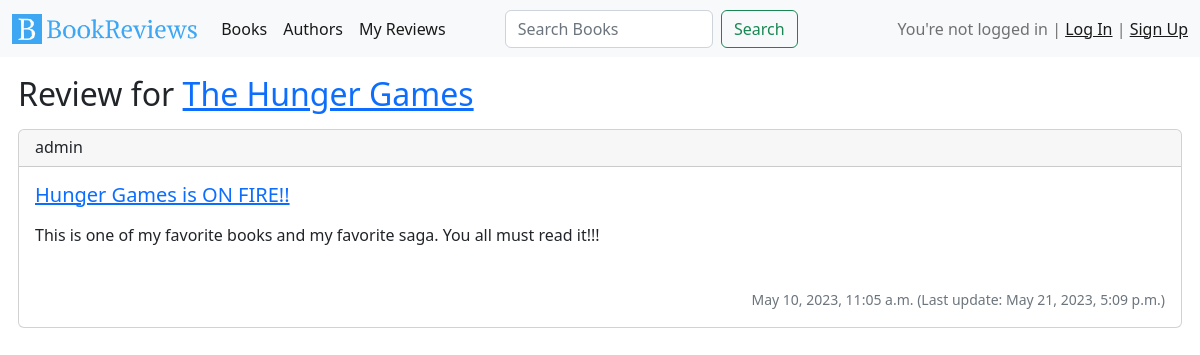
The app's page /reviews/5 with its own data.
### reviews/models.py (models this page shows, shortened)
class Review(models.Model):
    user = models.ForeignKey(
        User, on_delete=models.CASCADE, related_name="reviews")
    book = models.ForeignKey(
        Book, on_delete=models.CASCADE, related_name="reviews")
    title = models.CharField(max_length=50)
    body = models.TextField()
    rating = models.PositiveIntegerField(choices=(
        (1, 'Bad'),
        (2, 'Poor'),
        (3, 'Okay'),
        (4, 'Good'),
        (5, 'Excellent')
    ))
    created_at = models.DateTimeField(auto_now_add=True)
    updated_at = models.DateTimeField(auto_now=True)

### bookapp/models.py (models this page shows, shortened)
class Book(models.Model):
    title = models.CharField(max_length=50)
    ISBN = models.CharField(max_length=13)
    synopsis = models.TextField(blank=True)
    genres = models.ManyToManyField(Genre)
    language = models.ForeignKey(Language, on_delete=models.CASCADE)
    cover = models.URLField(max_length=200, null=True)
    authors = models.ManyToManyField(Author)
    publisher = models.ForeignKey(Publisher, on_delete=models.CASCADE)

### reviews/views.py (the view)
# urls.py: path('reviews/<int:pk>', ReviewDetailView.as_view(), name="review_detail"),
class ReviewDetailView(DetailView):
    model = Review
    template_name = "reviews/review_detail.html"
    context_object_name = "review"

### templates/reviews/review_detail.html (shortened to what this page needs)
{% extends 'base/base.html' %}
{% load static %}
{% block content %}
    <h2>Review for <a href="{% url 'book_detail' review.book.id %}">{{ review.book.title }}</a></h2>
    <div>
    {% include 'reviews/review_entry.html' %}
    </div>
{% endblock content %}

### templates/reviews/review_entry.html (shortened to what this page needs)
<div class="card my-3 px-0 w-100" name="review_card">
    <h6 class="card-header" name="review_user">
        {{ review.user.username }}
    </h6>
    <div class="card-body">
        <h5 class="card-title mb-3">
            <a href="{% url 'review_detail' review.id %}" name="review_title">{{ review.title }}</a>
        </h5>
        <p class="card-text" name="review_body">
            {% autoescape off %}
                {{ review.body | linebreaksbr | truncatewords:50 }}
            {% endautoescape %}
        </p>
        <br>
        <div class="row align-items-end"">
            <div class="col">
                <p class="card-text text-end">
                    <small class="text-muted">{{ review.created_at }} (Last update: {{review.updated_at }})</small>
                </p>
            </div>
        </div>
    </div>
</div>

### records on screen
Review: book "The Hunger Games", user.username "admin", title "Hunger Games is ON FIRE!!", body "This is one of my favorite books and my favorite saga. You all must read it!!!", created_at "May 10, 2023, 11:05 a.m.", updated_at "May 21, 2023, 5:09 p.m."
